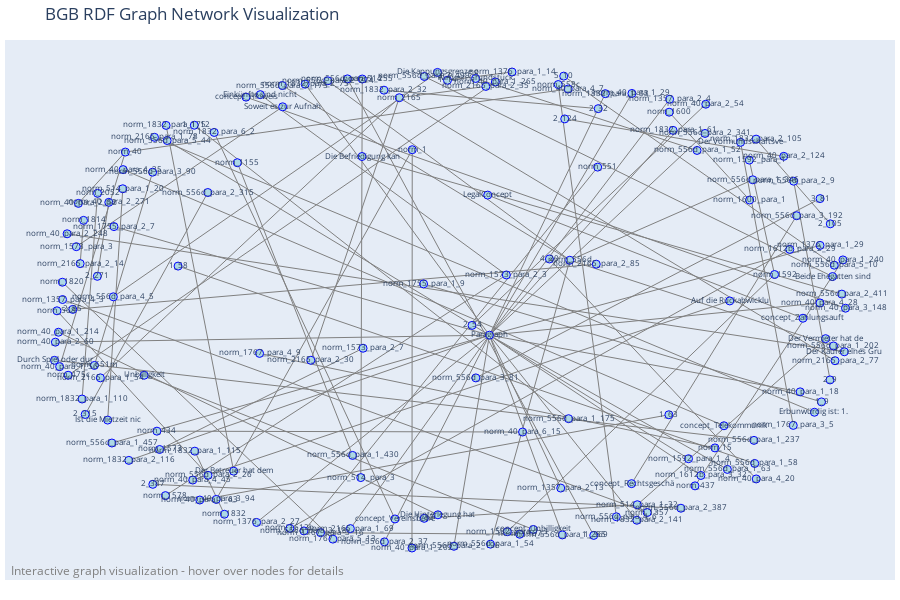

The notebook cell this image was saved under:
### Code cell
# Create a Plotly network visualization for better interactivity
def create_plotly_network(rdf_graph, max_edges=200):
    """Create a Plotly network visualization."""
    
    # Collect nodes and edges
    nodes = set()
    edges = []
    
    count = 0
    for s, p, o in rdf_graph:
        if count >= max_edges:
            break
            
        subject_str = str(s).split('/')[-1][:20] if '/' in str(s) else str(s)[:20]
        object_str = str(o).split('/')[-1][:20] if '/' in str(o) else str(o)[:20]
        predicate_str = str(p).split('/')[-1] if '/' in str(p) else str(p)
        
        nodes.add(subject_str)
        nodes.add(object_str)
        edges.append((subject_str, object_str, predicate_str))
        count += 1
    
    nodes = list(nodes)
    
    # Create layout using networkx
    G = nx.Graph()
    for source, target, _ in edges:
        G.add_edge(source, target)
    
    pos = nx.spring_layout(G, k=1, iterations=50)
    
    # Extract coordinates
    x_nodes = [pos[node][0] for node in nodes]
    y_nodes = [pos[node][1] for node in nodes]
    
    # Create edges trace
    x_edges = []
    y_edges = []
    edge_info = []
    
    for source, target, predicate in edges:
        if source in pos and target in pos:
            x_edges.extend([pos[source][0], pos[target][0], None])
            y_edges.extend([pos[source][1], pos[target][1], None])
            edge_info.append(f"{source} --{predicate}--> {target}")
    
    # Create the plot
    fig = go.Figure()
    
    # Add edges
    fig.add_trace(go.Scatter(
        x=x_edges, y=y_edges,
        mode='lines',
        line=dict(width=1, color='gray'),
        hoverinfo='none',
        showlegend=False
    ))
    
    # Add nodes
    fig.add_trace(go.Scatter(
        x=x_nodes, y=y_nodes,
        mode='markers+text',
        marker=dict(size=8, color='lightblue', line=dict(width=1, color='blue')),
        text=nodes,
        textposition="middle center",
        textfont=dict(size=8),
        hovertemplate='<b>%{text}</b><extra></extra>',
        showlegend=False
    ))
    
    fig.update_layout(
        title="BGB RDF Graph Network Visualization",
        showlegend=False,
        hovermode='closest',
        margin=dict(b=20,l=5,r=5,t=40),
        annotations=[ dict(
            text="Interactive graph visualization - hover over nodes for details",
            showarrow=False,
            xref="paper", yref="paper",
            x=0.005, y=-0.002,
            xanchor='left', yanchor='bottom',
            font=dict(color='gray', size=12)
        )],
        xaxis=dict(showgrid=False, zeroline=False, showticklabels=False),
        yaxis=dict(showgrid=False, zeroline=False, showticklabels=False),
        height=600
    )
    
    return fig

# Create and display the Plotly visualization
plotly_fig = create_plotly_network(g, max_edges=100)
plotly_fig.show()

### Figure 1 — Plotly figure (JSON) as saved in the notebook; plotly's stock layout.template omitted (floating-point values rounded to 4 significant figures; data arrays with more than 128 entries replaced by an {"elided": "..."} marker saying what was removed)
{"data": [{"hoverinfo": "none", "line": {"color": "gray", "width": 1}, "mode": "lines", "showlegend": false, "type": "scatter", "x": {"elided": "300 float values"}, "y": {"elided": "300 float values"}}, {"hovertemplate": "<b>%{text}</b><extra></extra>", "marker": {"color": "lightblue", "line": {"color": "blue", "width": 1}, "size": 8}, "mode": "markers+text", "showlegend": false, "text": {"elided": "164 str values"}, "textfont": {"size": 8}, "textposition": "middle center", "type": "scatter", "x": {"elided": "164 float values"}, "y": {"elided": "164 float values"}}], "layout": {"annotations": [{"font": {"color": "gray", "size": 12}, "showarrow": false, "text": "Interactive graph visualization - hover over nodes for details", "x": 0.005, "xanchor": "left", "xref": "paper", "y": -0.002, "yanchor": "bottom", "yref": "paper"}], "height": 600, "hovermode": "closest", "margin": {"b": 20, "l": 5, "r": 5, "t": 40}, "showlegend": false, "title": {"text": "BGB RDF Graph Network Visualization"}, "xaxis": {"showgrid": false, "showticklabels": false, "zeroline": false}, "yaxis": {"showgrid": false, "showticklabels": false, "zeroline": false}}}
